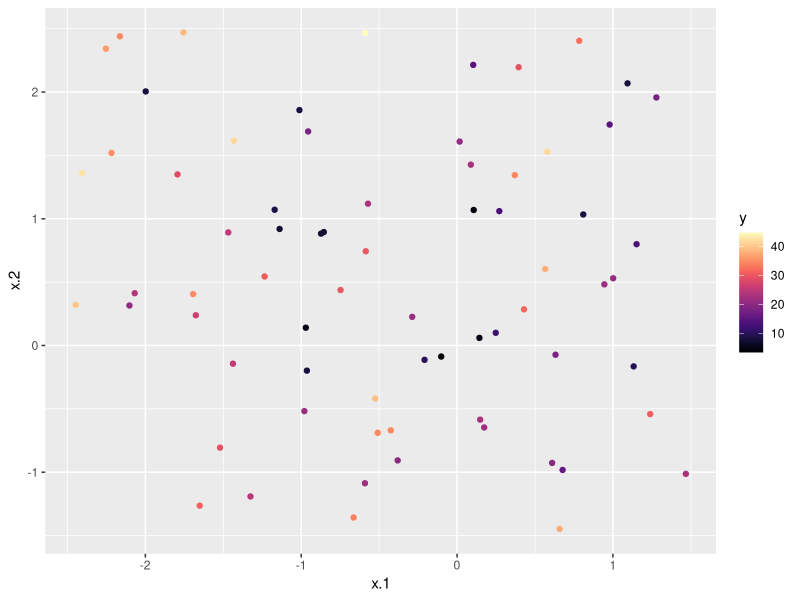
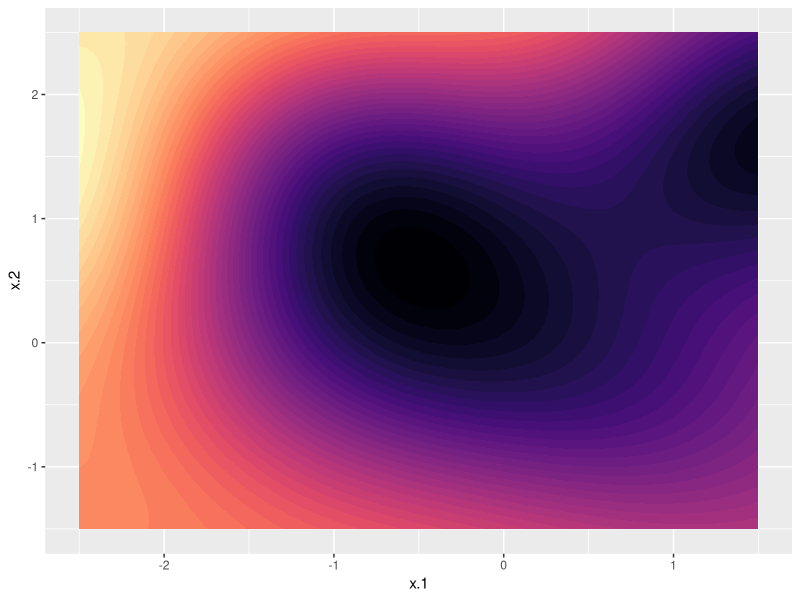
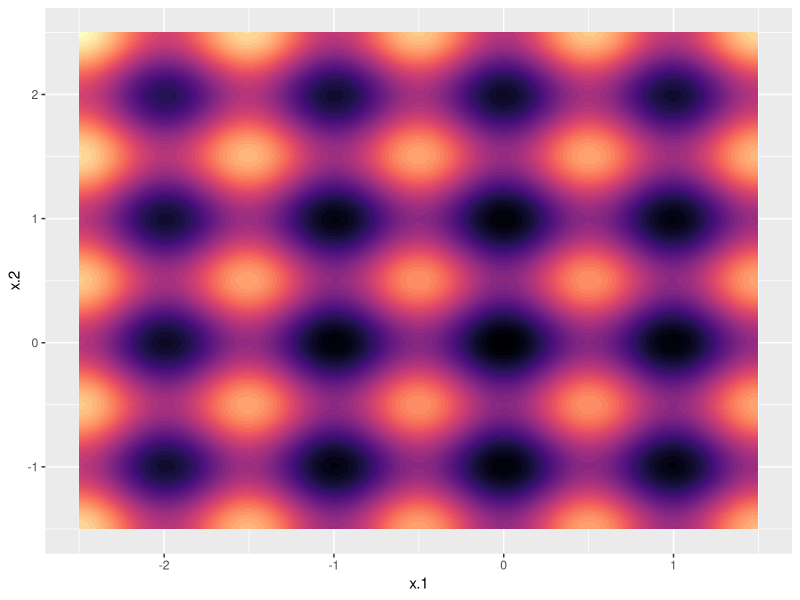
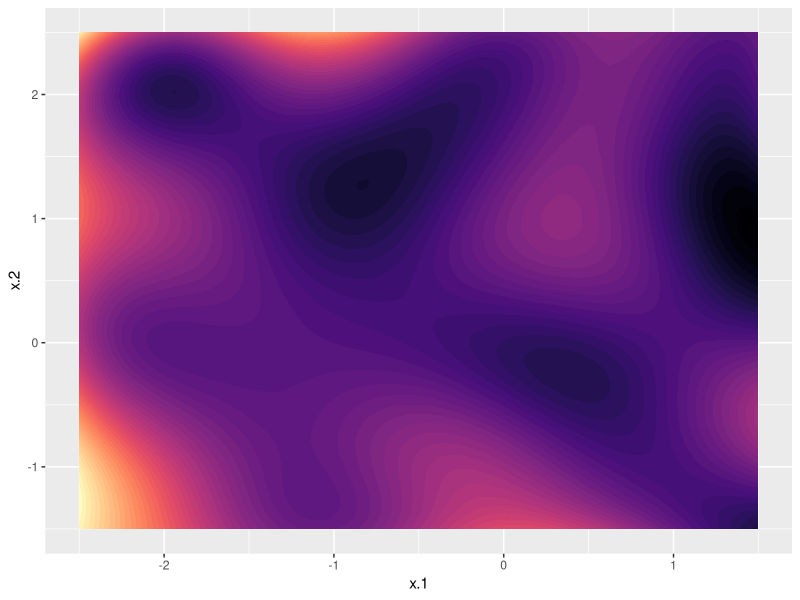
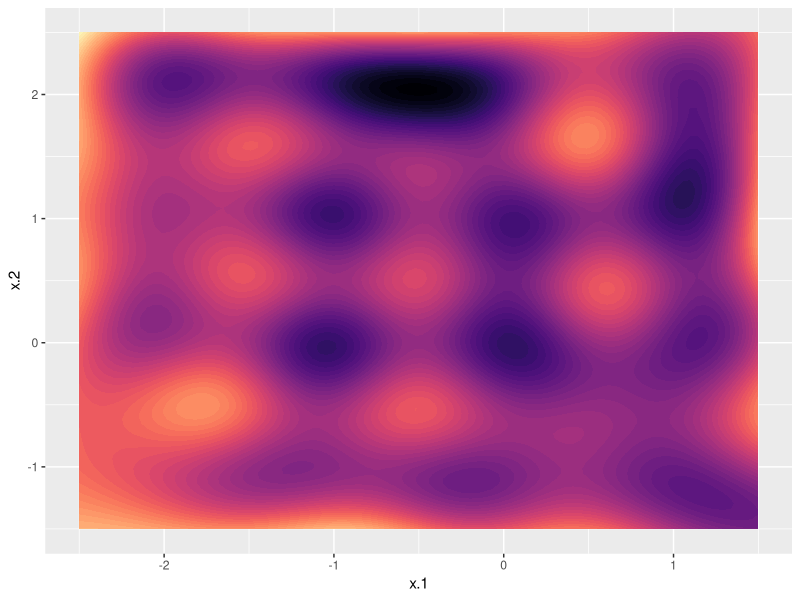
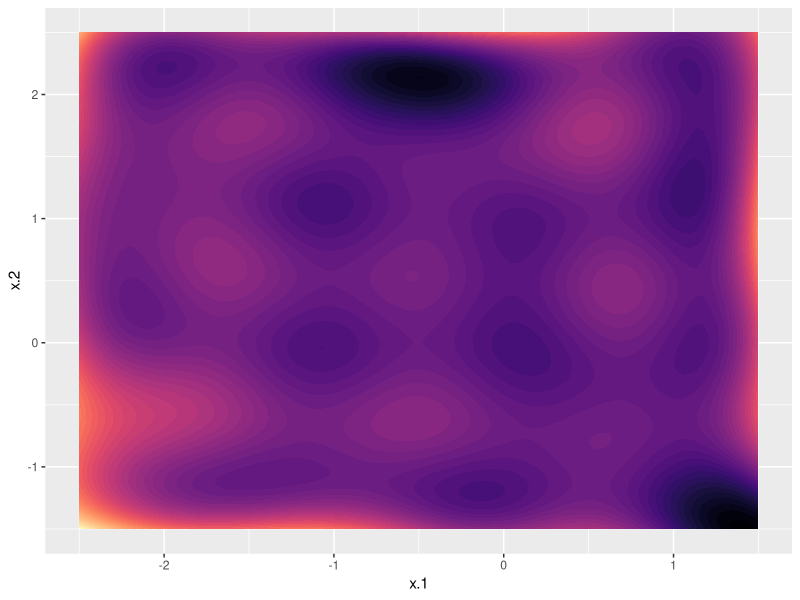
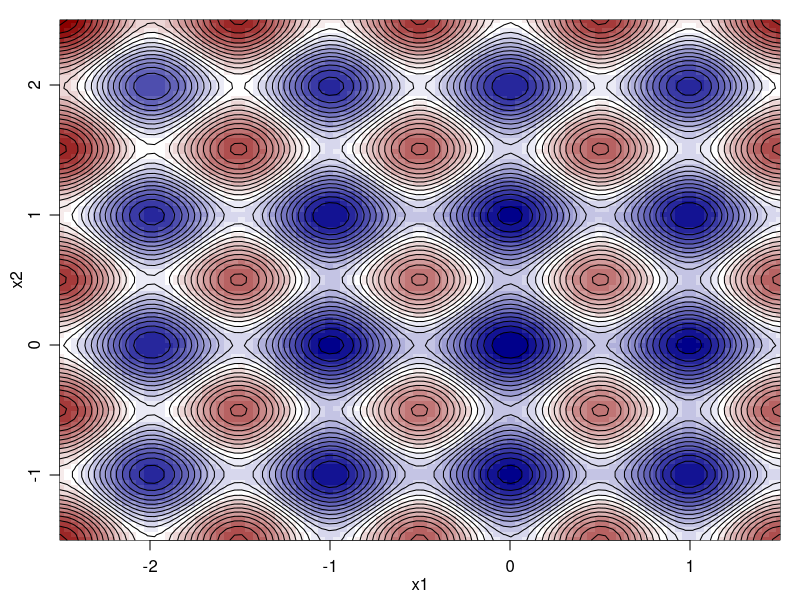

The R source for these figures, in order:
## ---- chunk 1
set.seed(1)
n <- 70
lower <- c(-2.5,-1.5)
upper <- c(1.5,2.5)
x <- cbind(runif(n,lower[1],upper[1]),runif(n,lower[2],upper[2]))
x_test <- cbind(runif(n,lower[1],upper[1]),runif(n,lower[2],upper[2]))
# Rastrigin function
f <- function(x){
  20 + x[,1]^2 + x[,2]^2 - 10*(cos(2*pi*x[,1]) + cos(2*pi*x[,2]))
}
y <- f(x)
y_test <- f(x_test)
## ---- chunk 2

df <- data.frame(x=x,y=y)
require(ggplot2)
require(viridis)
ggplot(data=df,aes(x=x.1,y=x.2,colour=y)) +
  geom_point() +
  scale_colour_viridis(option="A")

## ---- chunk 3
require(kernlab)

set.seed(1)
model <- ksvm(y~x)


nplot_dim <- 100

xplot <- expand.grid(seq(from=lower[1],to=upper[1],length.out=nplot_dim),
               seq(from=lower[2],to=upper[2],length.out=nplot_dim))

yplot <- predict(model,as.matrix(xplot))
png("Ergebnisse/ksvmNoOpt.png")
df <- data.frame(x.1=xplot$Var1,x.2=xplot$Var2,y=yplot)
ggplot(data=df,aes(x=x.1,y=x.2,z=y)) +
  geom_contour_filled(bins=50,show.legend=FALSE) +
  scale_fill_viridis(option="A",discrete = T)
## ---- chunk 4
png("Ergebnisse/rastrigin_plot.png")
yplot2 <- f(xplot)
df <- data.frame(x.1=xplot$Var1,x.2=xplot$Var2,y=yplot2)
ggplot(data=df,aes(x=x.1,y=x.2,z=y)) +
  geom_contour_filled(bins=50,show.legend=FALSE) +
  scale_fill_viridis(option="A",discrete = T)
## ---- chunk 5
att <- attributes(model)
ksvmError <- att$error
# att$obj
print(ksvmError)
## ---- chunk 6
# nloptr.print.options()
## ---- chunk 7
require(nloptr)
require(kernlab)


# Function for fitting the ksvm
fun_evals <- function(params, ...) {
  set.seed(753) # ObjFun.-Seed
  C <- params[1]
  epsilon <- params[2]
  tol <- params[3]
  sacher <- ksvm(y ~ x, C = C, epsilon = epsilon, tol = tol)
  svm_attributes <- attributes(sacher)
  svm_error <- svm_attributes$error
  return(svm_error)
}

max_iter = 500
set.seed(1) #Opt.-Seed
# Implement directL # c(1000, 1, 0.001), 
res <- directL(fun_evals, lower = c(1, 0.00000001, 0.00000001), upper =  c(1000, 1, 0.001), randomized = TRUE, control = list( maxeval = max_iter)) # , ranseed = 1 von nl.opts funktioniert nicht, interne Randomisierung von directL kann nicht kontrolliert werden..
res
## ---- chunk 8
# Testen der neuen DIRECTL-Werte mit einer neuen KSVM
set.seed(3213)
# model <- ksvm(y~x, C = opt_params[1], epsilon = opt_params[2], tol = opt_params[3])
model <- ksvm(y~x, C = 9.981130e+02, epsilon =  2.973722e-01, tol = 9.607544e-04)
print(attributes(model)$error)
nplot_dim <- 100

xplot <- expand.grid(seq(from=lower[1],to=upper[1],length.out=nplot_dim),
               seq(from=lower[2],to=upper[2],length.out=nplot_dim))
yplot <- predict(model,as.matrix(xplot))
png("Ergebnisse/random.png")
df <- data.frame(x.1=xplot$Var1,x.2=xplot$Var2,y=yplot)
ggplot(data=df,aes(x=x.1,y=x.2,z=y)) +
  geom_contour_filled(bins=50,show.legend=FALSE) +
  scale_fill_viridis(option="A",discrete = T)

## ---- chunk 9
# Error for DirectL
y_pred <- predict(model, x_test)

att <- attributes(model)
att$error
att$obj

## ---- chunk 10

uniformRandomSearch <- function (x = NULL, fun, lower, upper, 
                                 control = list(), ...) {
  con <- list(funEvals = 500) # default limit on function evaluations
  con[names(control)] <- control
  control <- con  
  
  npar <- length(lower) # number of parameters
  xtest <- matrix(runif(control$funEvals*npar,
                        lower,upper),,npar,byrow=TRUE)
  ytest <- matrix(fun(xtest, ...), 1) 
  ## important note: ... are arguments passed
  ## from the calling function directly to fun 
  ## (not touched by uniformRandomSearch)
  best_index <- which.min(ytest)
  print(xtest[best_index,])
  list(
    xbest = xtest[best_index,],
    ybest = ytest[best_index],
    count = nrow(xtest)
  )
}

## ---- chunk 11
#lower = c(1, 0, 0), upper = c(100000000, 1, 1)
fun <- function(pars){
  set.seed(12)
  model <- ksvm(y~x,
                C=pars[1],
                epsilon=pars[2],
                tol=pars[3])
  att <- attributes(model)
  att$error
}
afun <- function(x){
  apply(x,1,fun)
}
set.seed(2)
res <- uniformRandomSearch(fun = afun,
                    lower = c(1, 0.00000001, 0.00000001), 
                    upper =  c(1000, 1, 0.001), # c(1000, 1, 0.001),
                    control=list(funEvals=100))

res
## ---- chunk 12
firstValue <- res$xbest[1]
print(firstValue)
## ---- chunk 13
# Testen der neuen UniformRandomSearch-Werte mit einer neuen KSVM
#set.seed(1)
modelRS <- ksvm(y~x, C = res$xbest[1], epsilon = res$xbest[2], tol = res$xbest[3])

nplot_dim <- 100

xplot <- expand.grid(seq(from=lower[1],to=upper[1],length.out=nplot_dim),
               seq(from=lower[2],to=upper[2],length.out=nplot_dim))
yplot <- predict(modelRS,as.matrix(xplot))
# png("Ergebnisse/rdmSearch.png")
df <- data.frame(x.1=xplot$Var1,x.2=xplot$Var2,y=yplot)
ggplot(data=df,aes(x=x.1,y=x.2,z=y)) +
  geom_contour_filled(bins=50,show.legend=FALSE) +
  scale_fill_viridis(option="A",discrete = T)

## ---- chunk 14
# error for Uniform Random search
y_pred <- predict(modelRS, x_test)

att <- attributes(modelRS)
att$error
att$obj

## ---- chunk 15
# Beobachtung: Bei 10 Iterationen schlechter Wert (ca 100 - 200 Minuspunkte im error)
# Beobachtung: Bei großen Grenzwerten unten und oben schlechtere Ergebnisse
# Wenn untere Grenze keine Nuller beinhaltet besonders Gute Modelle
library(nloptr)
library(kernlab)

train_and_evaluate_directL <- function(epsilon_values_lower1, epsilon_values_lower2, C_values_lower1, C_values_lower2, tol_values_lower1, tol_values_lower2, epsilon_values_upper1, epsilon_values_upper2, C_values_upper1, C_values_upper2, tol_values_upper1, tol_values_upper2, max_runs) {
  # Initialize log
  xlogGlobal <- NULL

  # Function to evaluate the SVM model with given parameter values
  evaluate_svm <- function(params) {
    # Set seed for reproducibility (if desired)
    # set.seed(1)
    
    model <- ksvm(y ~ x, epsilon = params[1], C = params[2], tol = params[3])
    # Get training data error
    att <- attributes(model)
    error_rate <- att$error
    return(error_rate)
  }

  best_performance <- -Inf # -Inf
  best_parameters <- NULL

  for (i in 1:max_runs) {
    epsilon_lower <- runif(1, epsilon_values_lower1, epsilon_values_lower2)
    C_lower <- runif(1, C_values_lower1, C_values_lower2)
    tol_lower <- runif(1, tol_values_lower1, tol_values_lower2)
    epsilon_upper <- runif(1, epsilon_values_upper1, epsilon_values_upper2)
    C_upper <- runif(1, C_values_upper1, C_values_upper2)
    tol_upper <- runif(1, tol_values_upper1, tol_values_upper2)

    # Run directL with new constraints
    max_iter <- 2
    all <- directL(evaluate_svm, lower = c(epsilon_lower, C_lower, tol_lower), upper = c(epsilon_upper, C_upper, tol_upper), randomized = TRUE, control = list(maxeval = max_iter))
    
    # Extract optimal parameters from directL result
    opt_params <- all$par
    optepsilon <- opt_params[1]
    optC <- opt_params[2]
    opttol <- opt_params[3]
    
    # Train the KSVM with optimized DirectL-optimized values to get the result
    result <- evaluate_svm(c(optepsilon, optC, opttol))

    # Log the parameter values
    xlogGlobal <- rbind(xlogGlobal, c(optepsilon, optC, opttol))
    print(result)
    
    if (result > best_performance) {
      best_performance <- result
      best_parameters <- c(optepsilon, optC, opttol)
    }
  }

  return(list(best_parameters = best_parameters, best_performance = best_performance, xlog = xlogGlobal))
}

# Parameter ranges
epsilon_values_lower1 <- 0.01
epsilon_values_lower2 <- 0.1
C_values_lower1 <- 1
C_values_lower2 <- 100
tol_values_lower1 <- 0.0001
tol_values_lower2 <- 0.01
epsilon_values_upper1 <- 0.2
epsilon_values_upper2 <- 0.5
C_values_upper1 <- 10000
C_values_upper2 <- 100000000
tol_values_upper1 <- 0.6
tol_values_upper2 <- 1
max_runs <- 10

# Run optimization
result <- train_and_evaluate_directL(
  epsilon_values_lower1 = epsilon_values_lower1,
  C_values_lower1 = C_values_lower1,
  tol_values_lower1 = tol_values_lower1,
  epsilon_values_upper1 = epsilon_values_upper1,
  C_values_upper1 = C_values_upper1,
  tol_values_upper1 = tol_values_upper1,
  epsilon_values_lower2 = epsilon_values_lower2,
  C_values_lower2 = C_values_lower2,
  tol_values_lower2 = tol_values_lower2,
  epsilon_values_upper2 = epsilon_values_upper2,
  C_values_upper2 = C_values_upper2,
  tol_values_upper2 = tol_values_upper2,
  max_runs = max_runs
)

# Retrieve results
best_parameters <- result$best_parameters
best_performance <- result$best_performance
xlog <- result$xlog

print(best_parameters)
print(best_performance)
print(xlog)



## ---- chunk 16

## ---- chunk 17
#set.seed(1)
modelDR <- ksvm(y~x, C = best_parameters[2], epsilon = best_parameters[1], tol = best_parameters[3])

nplot_dim <- 100

xplot <- expand.grid(seq(from=lower[1],to=upper[1],length.out=nplot_dim),
               seq(from=lower[2],to=upper[2],length.out=nplot_dim))
yplot <- predict(modelDR,as.matrix(xplot))

df <- data.frame(x.1=xplot$Var1,x.2=xplot$Var2,y=yplot)
ggplot(data=df,aes(x=x.1,y=x.2,z=y)) +
  geom_contour_filled(bins=50,show.legend=FALSE) +
  scale_fill_viridis(option="A",discrete = T)

## ---- chunk 18
# error
y_pred <- predict(modelDR, x_test)

att <- attributes(modelDR)
att$error
att$obj
## ---- chunk 19
print(xlog)
## ---- chunk 20
i <- min(200, nrow(xlog))  # Adjust i to the minimum of 200 or the number of rows in xlog

# Plot
x1plot <- seq(lower[1], upper[1], length.out = 100)
x2plot <- seq(lower[2], upper[2], length.out = 100)

# Calculate the values for the contour plot based on your function
xtmp <- xlog[1:i, 2:3]  # Use column indices 2 and 3 for xlog values

# Replace with your own calculation based on the evaluation results of your algorithm ---> ???
z <- outer(x1plot, x2plot, function(x1, x2) f(matrix(c(x1, x2), ncol = 2)))

par(mgp = c(1.7, 0.8, 0), mar = c(3, 3, 1, 1))
plot(1, type = "n", yaxs = "i", xaxs = "i", xlab = "x1", ylab = "x2",
     xlim = range(x1plot), ylim = range(x2plot), main = "")

nlevs <- 25
levs <- pretty(range(z), nlevs)
nlevs <- length(levs)

image(x1plot, x2plot, z, col = colorRampPalette(c("darkblue", "white", "darkred"))(nlevs - 1), add = TRUE)
par(xpd = NA)
contour(x1plot, x2plot, z, drawlabels = FALSE, method = "edge", add = TRUE, lty = 1, nlevels = nlevs)
par(xpd = FALSE)
xtmp <- xlog[, c(1, 2)]  # Adjust the column indices based on your parameter vector
points(xtmp[, 1], xtmp[, 2], col = "black", pch = 3, lwd = 2)
points(xtmp[, 1], xtmp[, 2], col = "white", pch = 4, lwd = 2)

## ---- chunk 21

## ---- chunk 22

## ---- chunk 23

## ---- chunk 24

## ---- chunk 25

## ---- chunk 26

## ---- chunk 27


## ---- chunk 28
